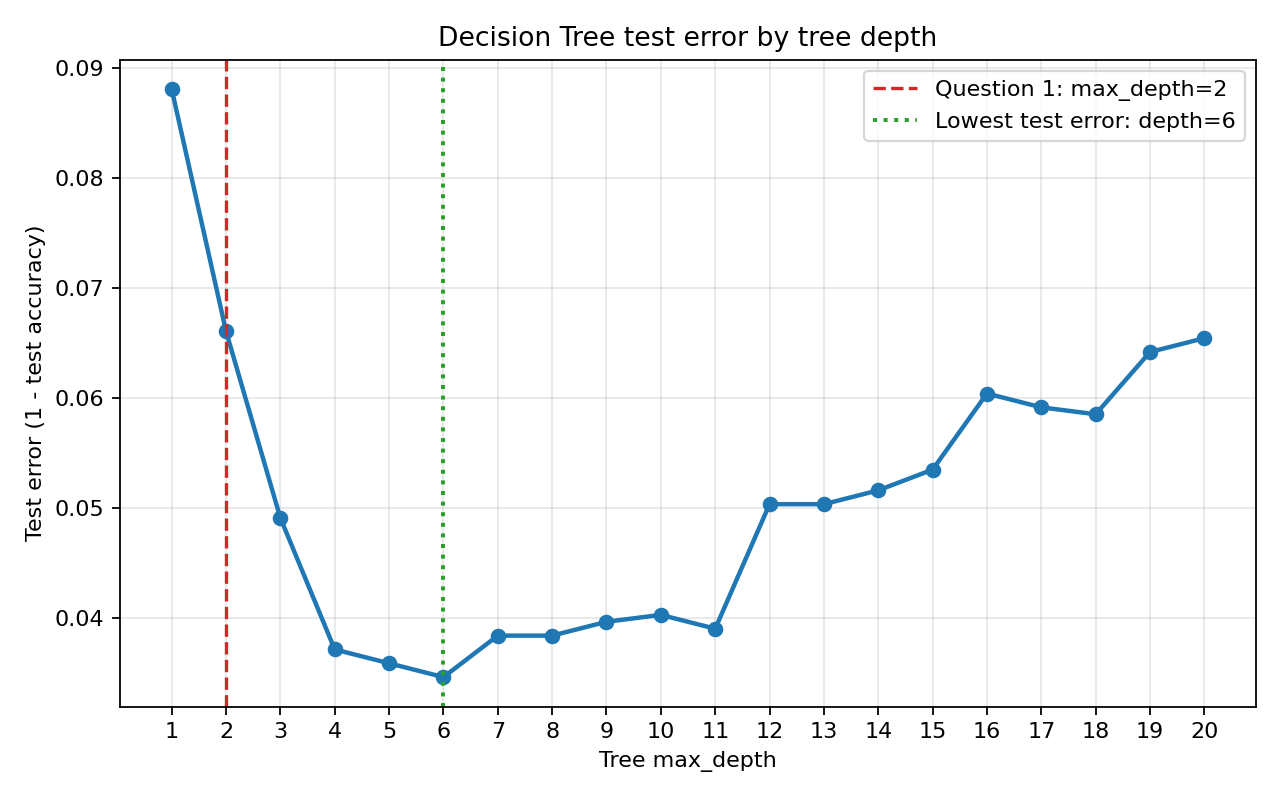

The script that saved this image:
"""
4th Assignment - Question 5

Plot the test error of a classification tree as a function of max_depth.
The predictors are all variables except quality and wine_type.
"""

import pandas as pd
import matplotlib.pyplot as plt
from sklearn.metrics import accuracy_score
from sklearn.model_selection import train_test_split
from sklearn.tree import DecisionTreeClassifier


CSV_PATH = "../Third Assigment/Data Analysis_2026 3rd Case_Data.csv"
RANDOM_STATE = 6931
TEST_SIZE = 0.30
DEPTHS = list(range(1, 21))


def main():
    df = pd.read_csv(CSV_PATH)

    features = [col for col in df.columns if col not in ("quality", "wine_type")]
    X = df[features]
    y = (df["wine_type"] == "white").astype(int)  # red=0, white=1

    X_train, X_test, y_train, y_test = train_test_split(
        X,
        y,
        test_size=TEST_SIZE,
        random_state=RANDOM_STATE,
        stratify=y,
    )

    rows = []
    for depth in DEPTHS:
        model = DecisionTreeClassifier(max_depth=depth, random_state=RANDOM_STATE)
        model.fit(X_train, y_train)
        y_pred = model.predict(X_test)
        accuracy = accuracy_score(y_test, y_pred)
        rows.append(
            {
                "max_depth": depth,
                "test_accuracy": accuracy,
                "test_error": 1 - accuracy,
            }
        )

    results = pd.DataFrame(rows)
    results.to_csv("q5_tree_depth_error.csv", index=False)

    best_row = results.loc[results["test_error"].idxmin()]
    print("Question 5 - Decision Tree test error by max_depth")
    print(results.to_string(index=False, float_format=lambda value: f"{value:.4f}"))
    print(
        "\nBest depth by test error: "
        f"{int(best_row['max_depth'])} "
        f"(test accuracy={best_row['test_accuracy']:.4f}, "
        f"test error={best_row['test_error']:.4f})"
    )

    plt.figure(figsize=(8, 5))
    plt.plot(
        results["max_depth"],
        results["test_error"],
        marker="o",
        linewidth=2,
        color="#1f77b4",
    )
    plt.axvline(
        2,
        color="#d62728",
        linestyle="--",
        linewidth=1.5,
        label="Question 1: max_depth=2",
    )
    plt.axvline(
        int(best_row["max_depth"]),
        color="#2ca02c",
        linestyle=":",
        linewidth=1.8,
        label=f"Lowest test error: depth={int(best_row['max_depth'])}",
    )
    plt.xticks(DEPTHS)
    plt.xlabel("Tree max_depth")
    plt.ylabel("Test error (1 - test accuracy)")
    plt.title("Decision Tree test error by tree depth")
    plt.grid(alpha=0.3)
    plt.legend()
    plt.tight_layout()
    plt.savefig("q5_tree_depth_error.png", dpi=160)
    plt.close()

    print("\nSaved: q5_tree_depth_error.csv, q5_tree_depth_error.png")


if __name__ == "__main__":
    main()
